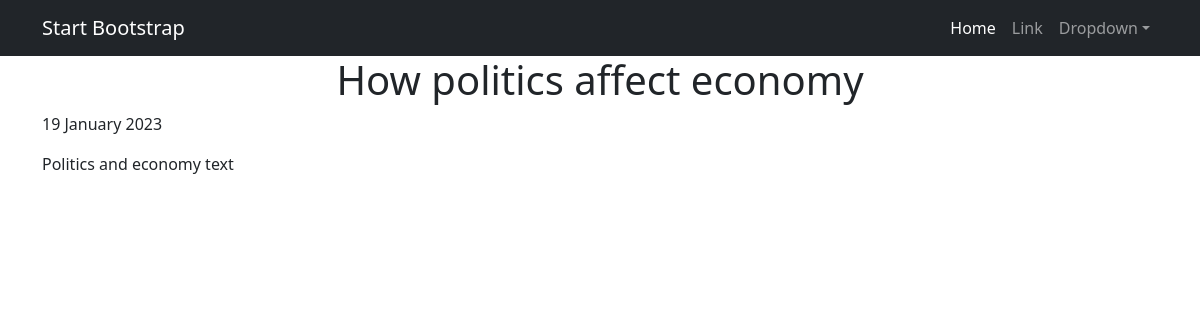
/post/1/, run on an earlier commit of the app's database.
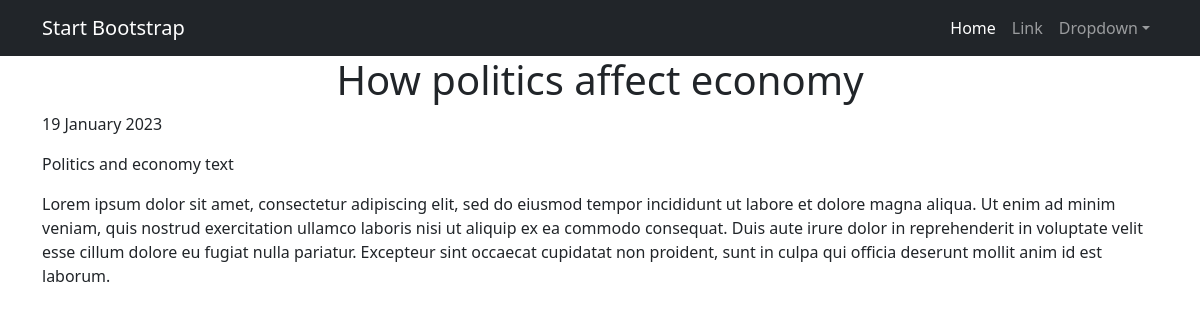
And on a later commit of the database.
### news/models.py (models this page shows, shortened)
class Post(LikeMixin, models.Model):
    news = 'NE'
    article = 'AR'
    POST_TYPES = [
        (news, 'Новость'),
        (article, 'Статья'),
    ]
    author = models.ForeignKey(Author, on_delete=models.PROTECT, verbose_name='Автор')
    post_type = models.CharField(max_length=2, choices=POST_TYPES, default=article, verbose_name='Вид поста')
    time_create = models.DateTimeField(auto_now_add=True, verbose_name='Дата создания')
    time_update = models.DateTimeField(auto_now=True, verbose_name='Дата изменения')
    categories = models.ManyToManyField(Category, through=PostCategory)
    title = models.CharField(max_length=72, default='Defaullt title', verbose_name='Заголовок')
    content = models.CharField(max_length=2048, default='Default content', verbose_name='Контент')
    rating = models.IntegerField(default=0)

### news/views.py (the view)
# urls.py: path('post/<int:pk>/', PostDetail.as_view()),
class PostDetail(DetailView):
    model = Post
    template_name = 'post.html'
    context_object_name = 'post'

### news/templates/post.html (shortened to what this page needs)
{% extends 'default.html' %}
{% block content %}
<div class="container">
    <h1 class="text-center">{{ post.title }}</h1>
    <p>{{ post.time_create|date:'j F Y'}}</p>
    <p>{{ post.content|linebreaks}}<p>
</div>
{% endblock content %}

### news/templates/default.html (shortened to what this page needs)
<!DOCTYPE html>
<html lang="en">
    <head>
        {% load static %}
        <link href="{% static 'css/styles.css' %}" rel="stylesheet" />
    </head>
    <body>
        <nav class="navbar navbar-expand-lg navbar-dark bg-dark">
            <div class="container">
                <a class="navbar-brand" href="#">Start Bootstrap</a>
                <div class="collapse navbar-collapse" id="navbarSupportedContent">
                    <ul class="navbar-nav ms-auto mb-2 mb-lg-0">
                        <li class="nav-item"><a class="nav-link active" aria-current="page" href="#">Home</a></li>
                        <li class="nav-item"><a class="nav-link" href="#">Link</a></li>
                        <li class="nav-item dropdown">
                            <a class="nav-link dropdown-toggle" id="navbarDropdown" href="#" role="button" data-bs-toggle="dropdown" aria-expanded="false">Dropdown</a>
                        </li>
                    </ul>
                </div>
            </div>
        </nav>
        {% block content %}{% endblock content %}
    </body>
</html>

What changed in the data, as far as the page shows it:
changed Post "How politics affect economy": content "Politics and economy text" → "Politics and economy text Lorem ipsum dolor sit amet, consectetur adipiscing elit, sed do eiusmod tempor incididunt ut labore et dolore magna aliqua. Ut enim ad minim veniam, quis nostrud exercitation ullamco laboris nisi ut aliquip ex ea commodo consequat. Duis aute irure dolor in reprehenderit in voluptate velit esse cillum dolore eu fugiat nulla pariatur. Excepteur sint occaecat cupidatat non proident, sunt in culpa qui officia deserunt mollit anim id est laborum."
